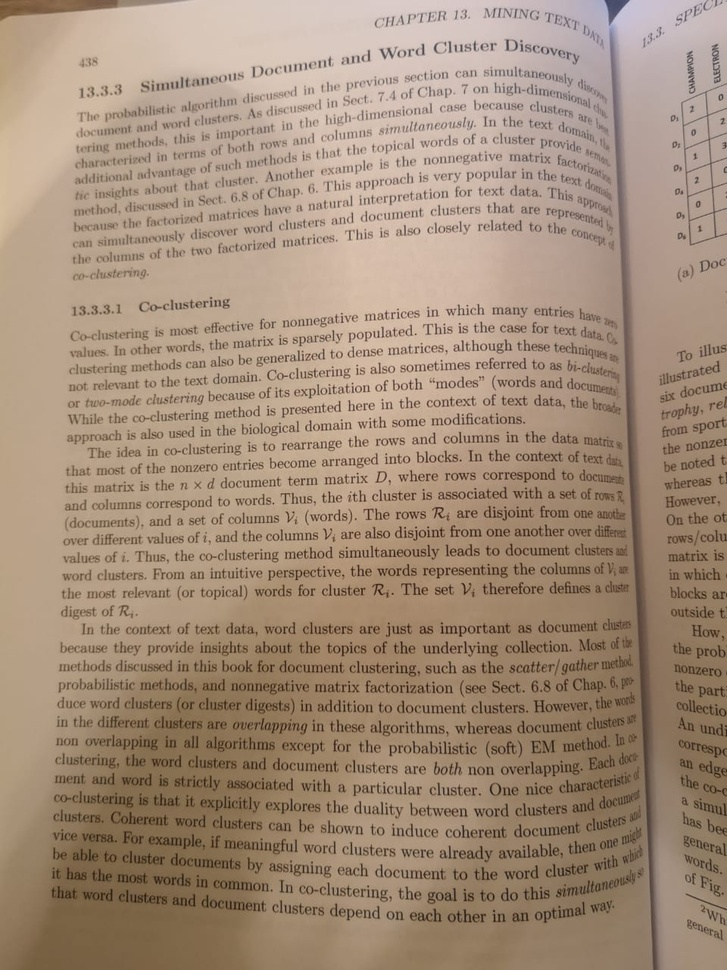
#> input picture ImageOperation/scan.jpeg, 727 x 970 px, shrunk from 960 x 1280 before the run, given in place of the camera
$ jupyter execute UsingYourWebcamandCreatingaLiveSketchofYourself.ipynb   (text cells are left out)
#> lines starting #> are read from the running program, lines starting #| are printed output that depends on the picture
[cell 1]
import cv2
import numpy as np

# Initialize webcam, cap is the object provided by VideoCapture
cap = cv2.VideoCapture(0)

while True:
    # It contains a boolean indicating if it was sucessful (ret)
    # It also contains the images collected from the webcam (frame)
    ret, frame = cap.read()
#> frame is the input picture: shape (970, 727, 3); mean B, G, R 121.3, 141.8, 163.9

    cv2.imshow('Our Webcam Video', frame)

    if cv2.waitKey(1) == 13: #13 is the Enter Key
#> (key Esc is pressed here)
        break

# Release camera and close windows
cap.release()
cv2.destroyAllWindows()

[cell 2]
import cv2
import numpy as np

# Our sketch generating function
def sketch(image):
    # Convert image to grayscale
    img_gray = cv2.cvtColor(image, cv2.COLOR_BGR2GRAY)
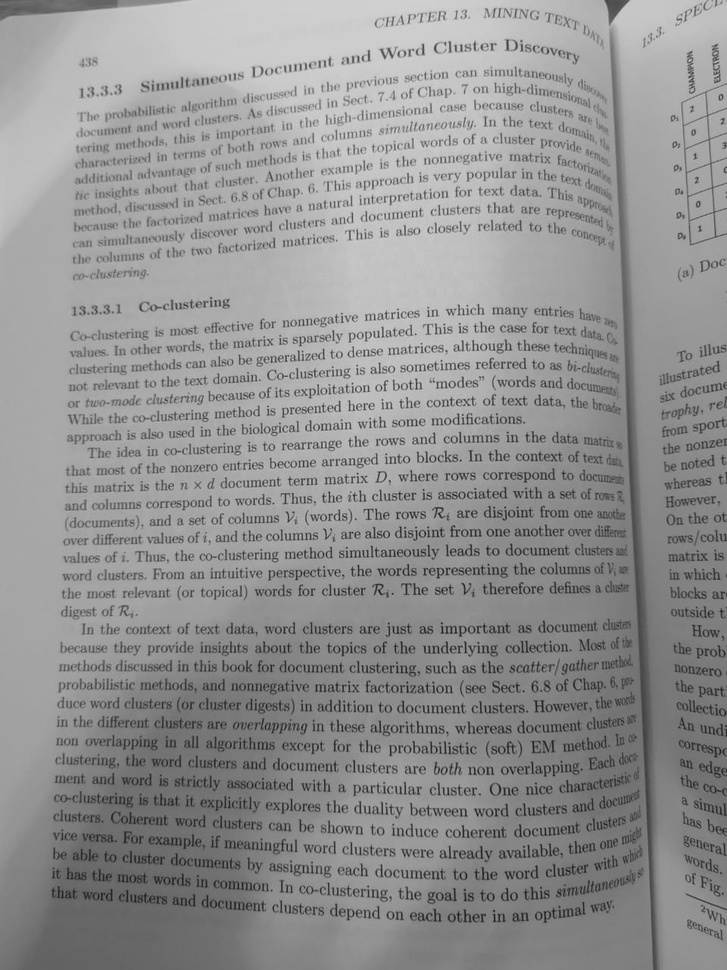
#> img_gray: shape (970, 727); min 22, max 216, mean 146

    # Clean up image using Guassian Blur
    img_gray_blur = cv2.GaussianBlur(img_gray, (5,5), 0)

    # Extract edges
    canny_edges = cv2.Canny(img_gray_blur, 10, 70)
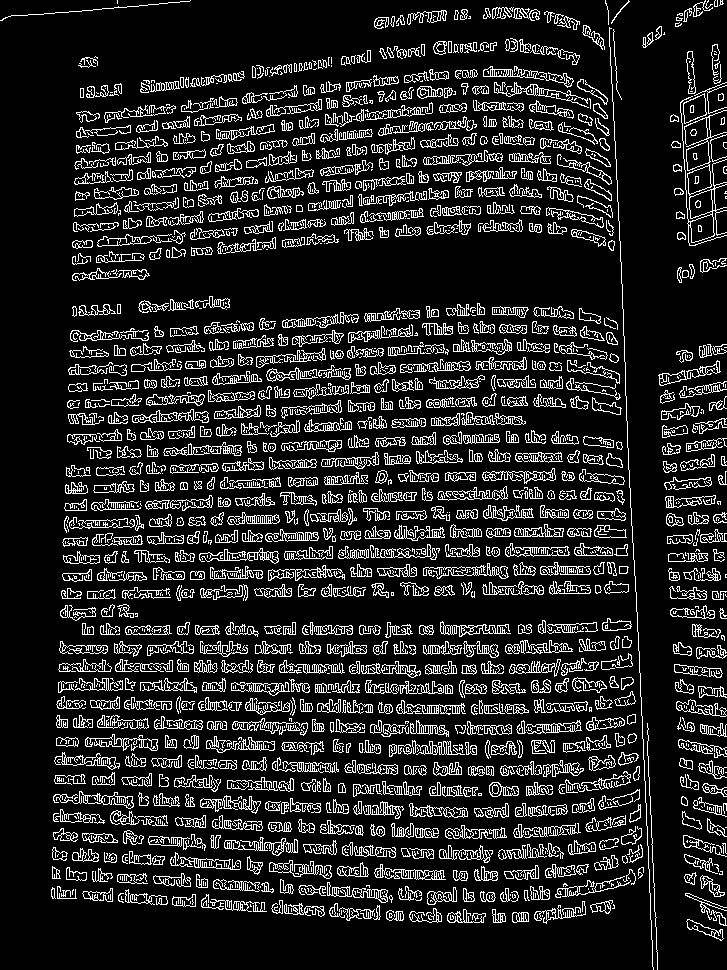
#> canny_edges: shape (970, 727); 14.2% white in thin lines or dots

    # Do an invert binarize the image
    ret, mask = cv2.threshold(canny_edges, 70, 255, cv2.THRESH_BINARY_INV)
#> mask: shape (970, 727); 85.8% white; black in thin lines or dots
    return mask


# Initialize webcam, cap is the object provided by VideoCapture
cap = cv2.VideoCapture(0)

while True:
    # It contains a boolean indicating if it was sucessful (ret)
    # It also contains the images collected from the webcam (frame)
    ret, frame = cap.read()
    # We pass our frame to our sketch function directly inside cv2.imshow()
    cv2.imshow('Our Live Sketcher', sketch(frame))
    if cv2.waitKey(1) == 13: #13 is the Enter Key
#> (key Esc is pressed here)
        break

# Release camera and close windows
cap.release()
cv2.destroyAllWindows()
